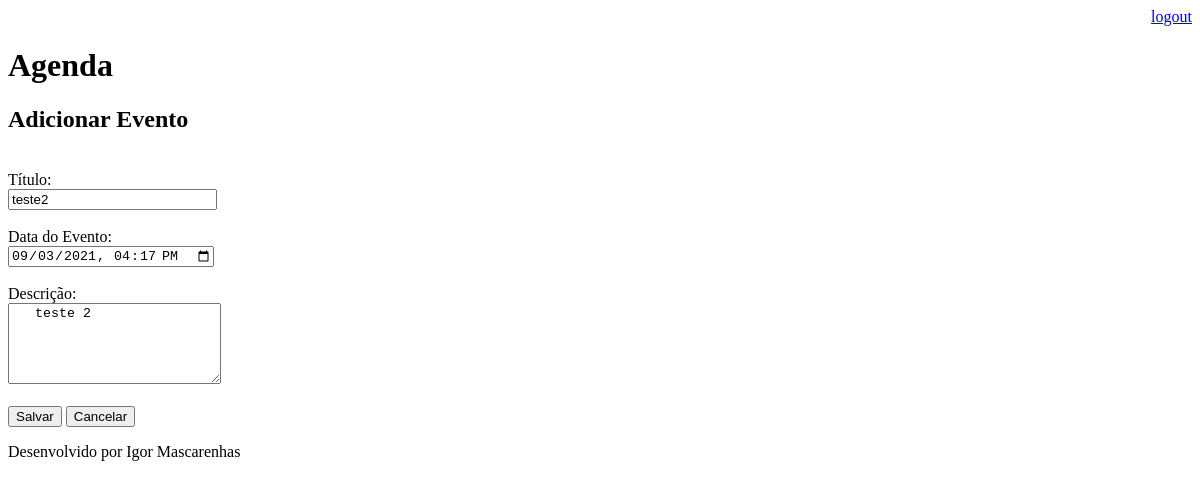
Before: /agenda/evento/?id=17 (signed in) with the older database file.
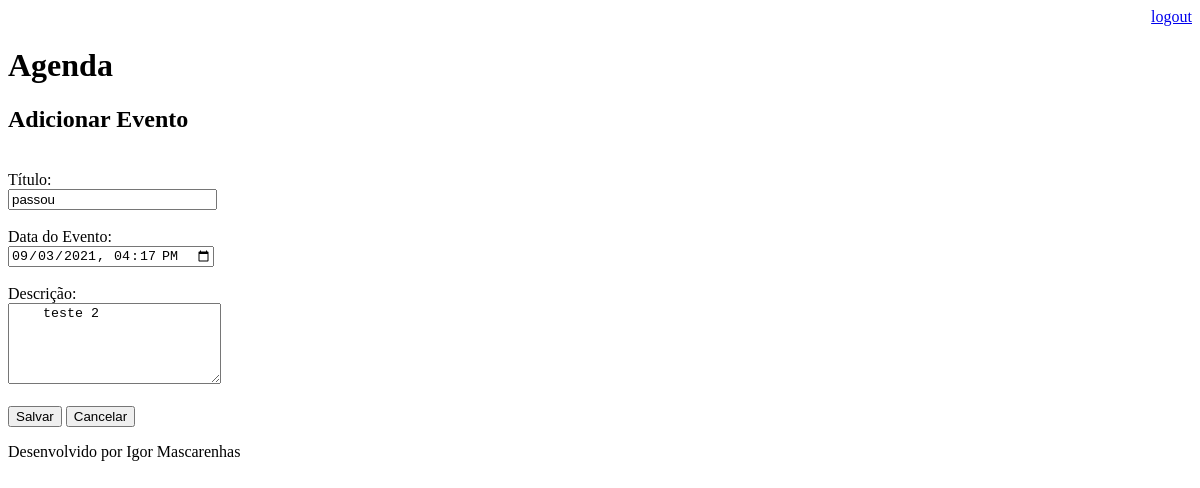
After: the same page with the newer database file.
### core/models.py (models this page shows, shortened)
class Evento(models.Model):
    titulo = models.CharField(max_length = 100)
    descricao = models.TextField(blank = True, null=True)
    data_evento = models.DateTimeField(verbose_name='Data do Evento')
    data_criacao = models.DateTimeField(auto_now=True)
    usuario = models.ForeignKey(User, on_delete= models.CASCADE) #campo usado no filter
    class Meta: #metadados da tabela, forçando o nome da tabela core_evento se tornar evento
        db_table = 'evento'
    def getDataInputEvento(self):
        return self.data_evento.strftime('%Y-%m-%dT%H:%M')

### core/views.py (the view)
# urls.py: path('agenda/evento/', views.evento),
@login_required(login_url='/login/')
def evento(request):
    id_evento = request.GET.get('id') #estamos pegando o id da url de eventos
    dados = {}
    if id_evento:
        dados['evento'] = Evento.objects.get(id=id_evento) #armazenando os dados do evento de tal id . para poder retornar na edição(template evento.html)
    return render(request, 'evento.html', dados)

### templates/evento.html (shortened to what this page needs)
{% extends "model-page.html" %}
{% block content %}
<h2> Adicionar Evento </h2>
<form action="submit" method="POST">{% csrf_token %}
    <label hidden>id: </label><br>
    <label>Título: </label><br>
    <input type="text" name="titulo"   size="23" value="{{evento.titulo}}"><br><br>
    <label>Data do Evento: </label><br>
    <input type="datetime-local" name="data_evento" size="23" value="{{ evento.getDataInputEvento }}" ><br><br>
    <label>Descrição: </label><br>
    <textarea name="descricao" rows="5" cols="24"> {{evento.descricao}} </textarea>
    <br><br>
    <button type="submit">Salvar</button>
    <a href="/">
        <button type="button">Cancelar</button>
    </a>
</form>
{% endblock %}

Changed rows visible on the page:
changed Evento "teste 2": titulo "teste2" → "passou"
